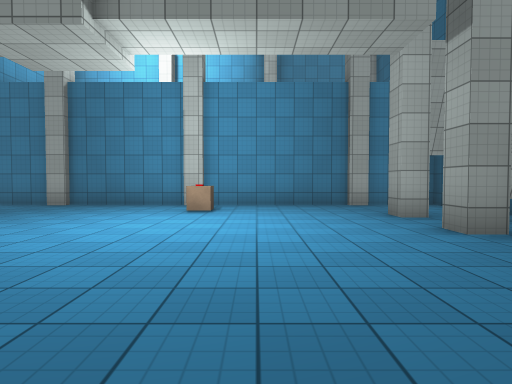
view 1 (above)

16 first-person views from a walk through a Unity game level. The camera is 1.3 m above the floor, tilts 2° down and sees 75° across. The floor is counted in squares, 2 m on a side. Each view is taken from the middle of a square. On the plan, view 1 faces up. The plan holds only what a view shows up to about 10 squares ahead; the rest is blank. The place goes on beyond the plan. The player character is not drawn. Some animated figures are left out. Surface patterns are stand-ins for the level's own textures.

view 2
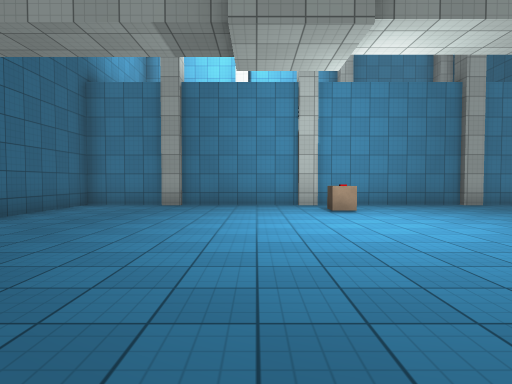

view 3
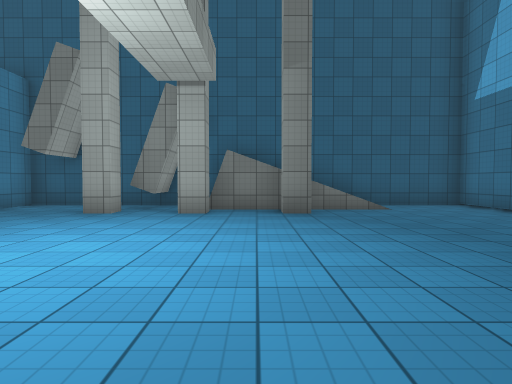

view 4
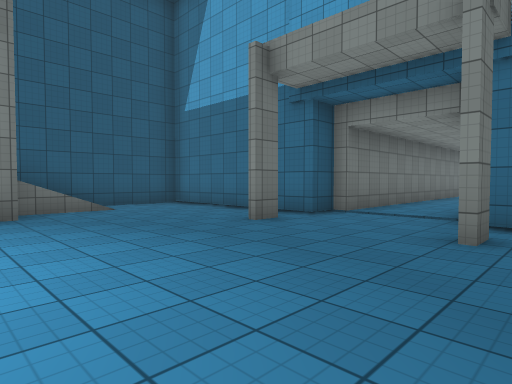

view 5
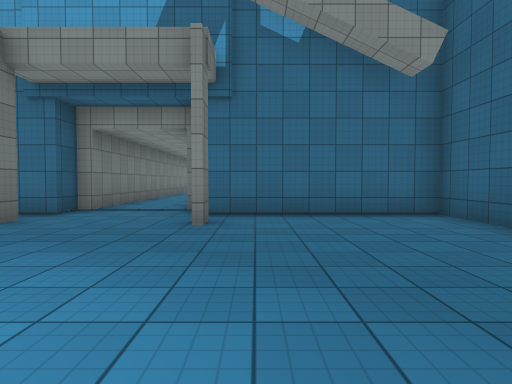

view 6
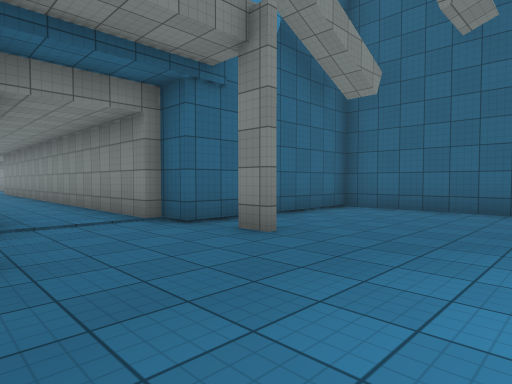

view 7
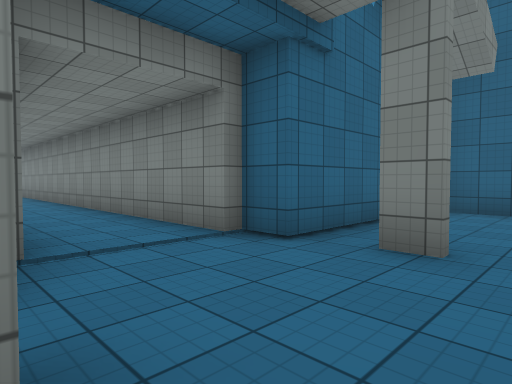

view 8
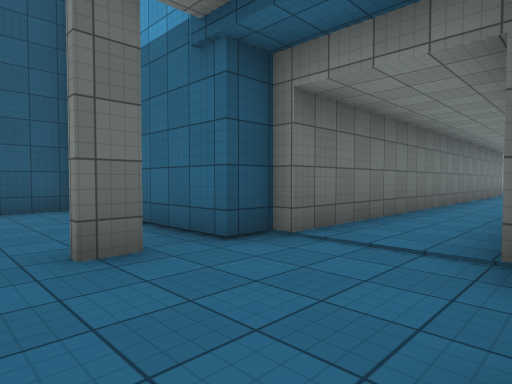

view 9
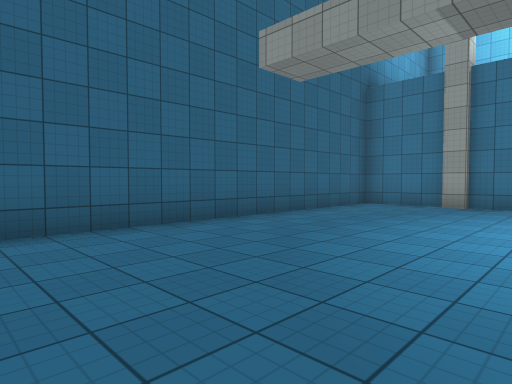

view 10
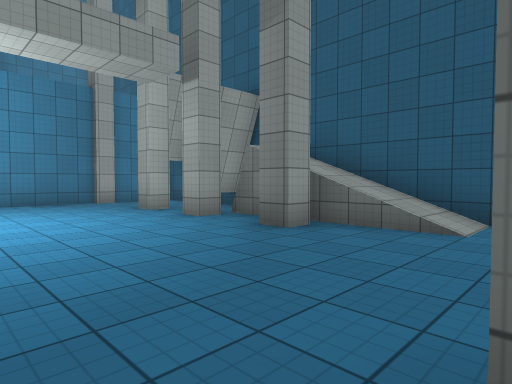

view 11
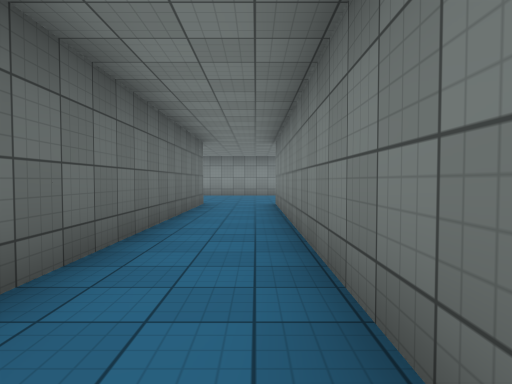

view 12
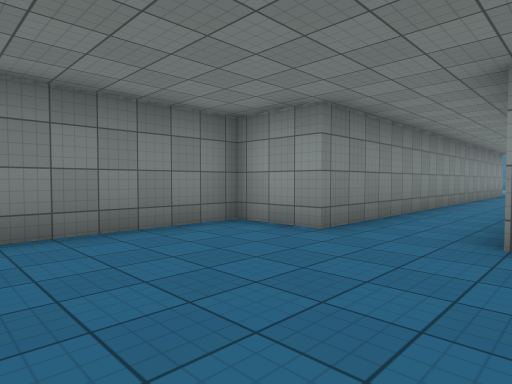

view 13
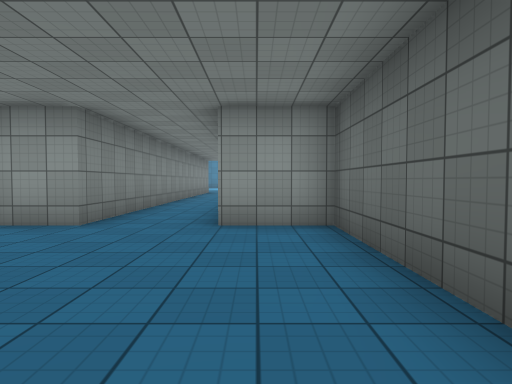

view 14
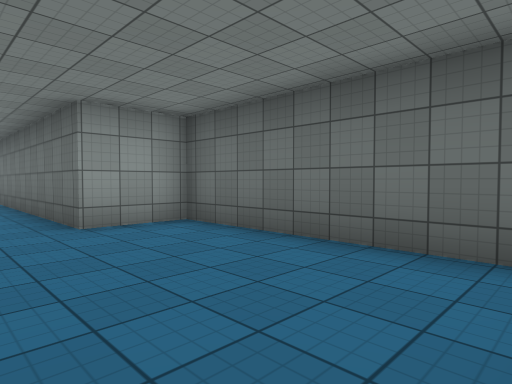

view 15
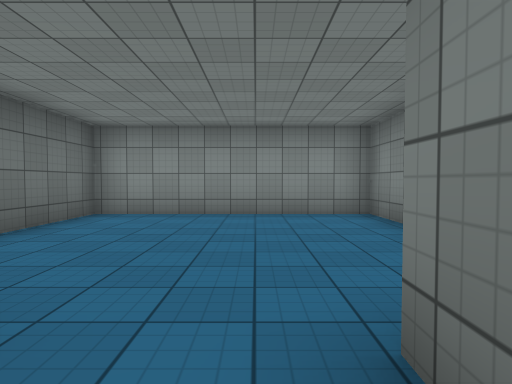

view 16
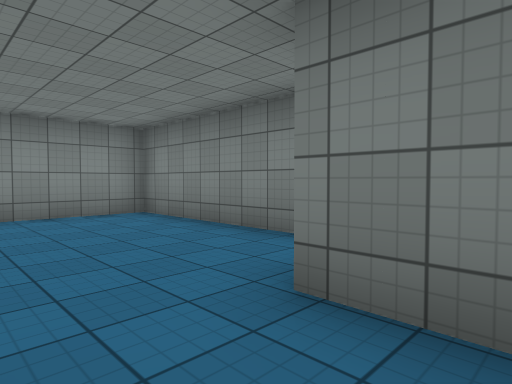

### Floor plan
Ten units are one square. View 1 is at (0, 0); x grows to the right and y downward. Boxes are objects, and circles mark ways between rooms. Rooms are numbered by the first view taken in them; rooms with no view inside come last. Other rooms are left out.
<svg viewBox="-80 -94 132 314">
<path fill="none" stroke="#000" d="M-31 8 -31 15M-32 15 -32 8M-1 15 -1 8M-25 30 -25 162 -42 162 -42 174M31 -19 25 -19 25 -25M31 -40 25 -40 25 -46M34 -52 34 -59M31 -58 25 -58 25 -65M47 -50 47 -89 30 -89M-14 -87 -19 -87M-19 -89 -50 -89M-49 -87 -55 -87M-55 -89 -75 -89 -75 23 -28 23 -28 31M25 -89 -14 -89M30 -87 24 -87M-5 162 -5 31 -1 31 -1 23 47 23 47 -42M-42 174 -42 215 11 215 11 162 -5 162"/>
<rect x="-15" y="-75" width="10" height="10" fill="#bbb"><title>other object</title></rect>
<circle cx="-20" cy="167" r="3" fill="#2a7"/>
<text x="-20" y="0">1</text>
<text x="-10" y="190">2</text>
</svg>
Room 1 opens to room 2.

Where each view was taken, in squares from view 1:
view 1: 0 up, 0 right, facing up
view 2: 0 up, 3 left, facing up
view 3: 3 up, 4 left, facing right
view 4: 3 up, 4 left, facing down-right
view 5: 4 up, 4 left, facing down
view 6: 2 up, 0 right, facing down-left
view 7: 0 up, 0 right, facing down-left
view 8: 0 up, 3 left, facing down-right
view 9: 0 up, 3 left, facing up-left
view 10: 1 down, 1 left, facing up-right
view 11: 7 down, 2 left, facing down
view 12: 20 down, 0 right, facing up-left
view 13: 21 down, 0 right, facing up
view 14: 21 down, 2 left, facing up-right
view 15: 15 down, 2 left, facing down
view 16: 15 down, 1 left, facing down-left
